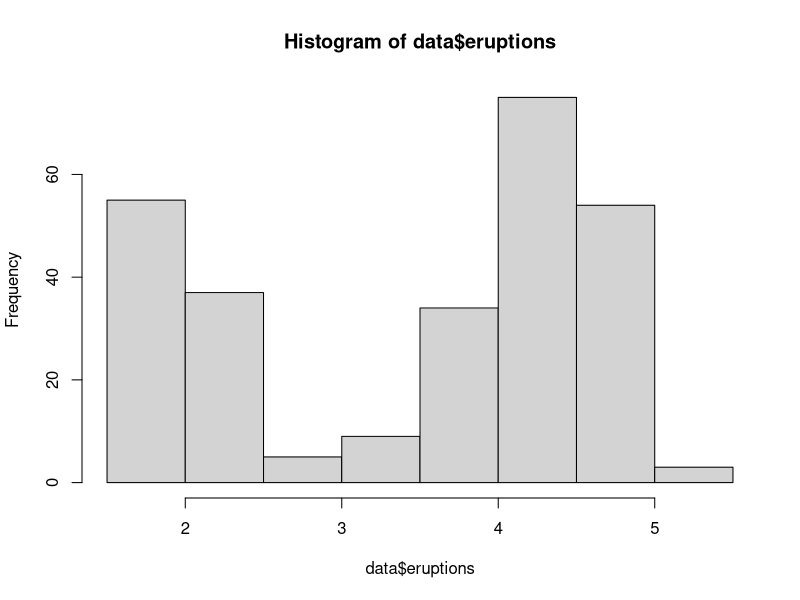
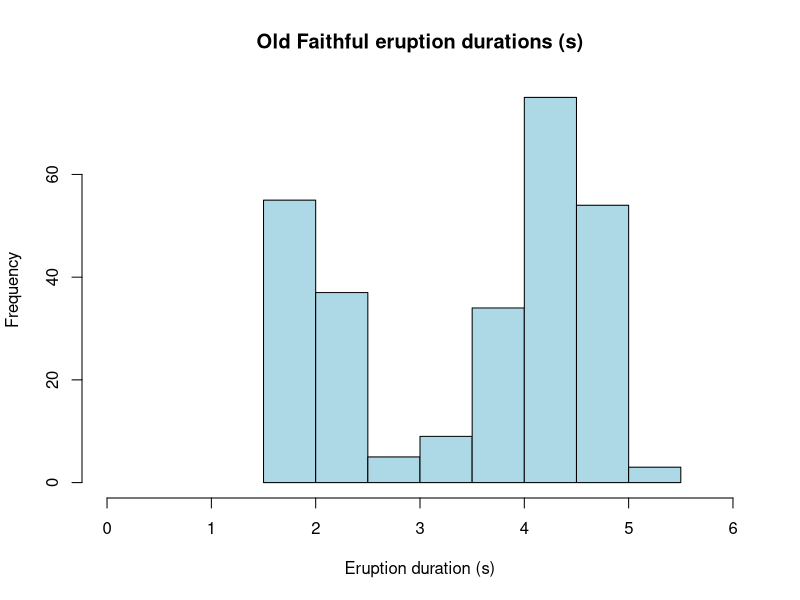
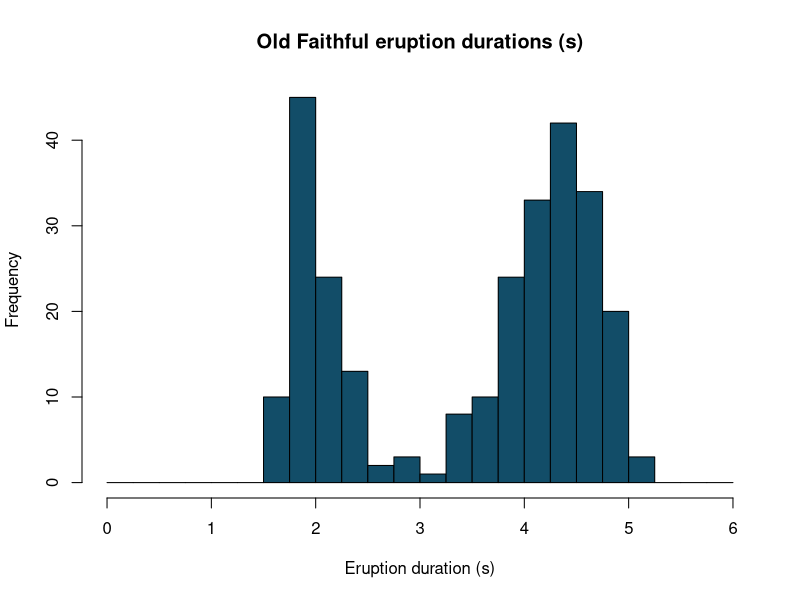
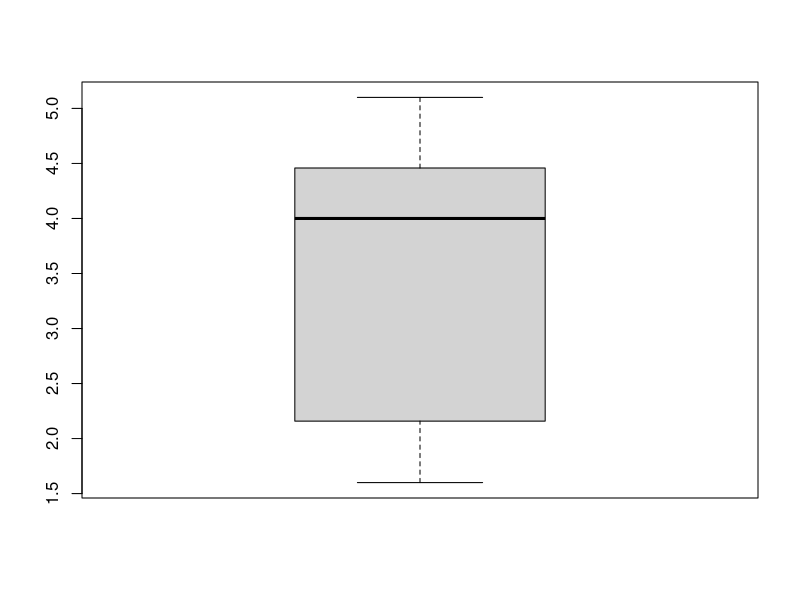
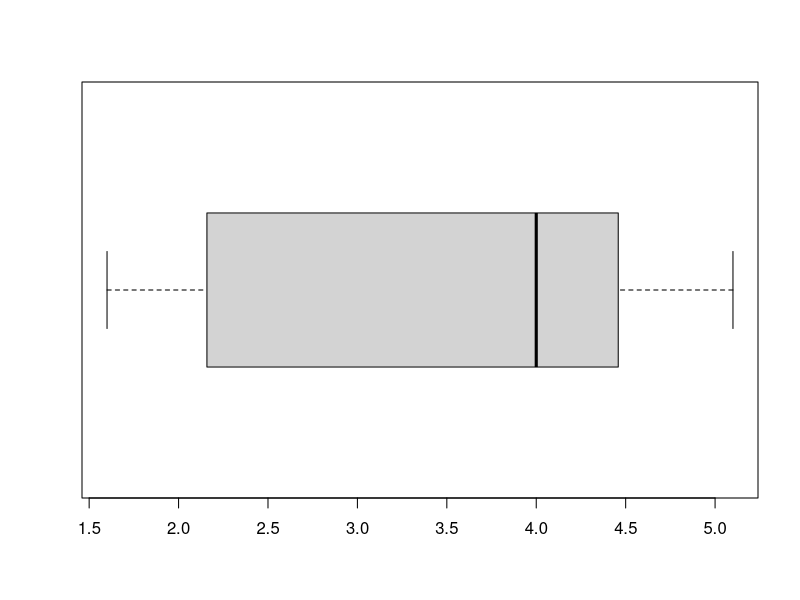
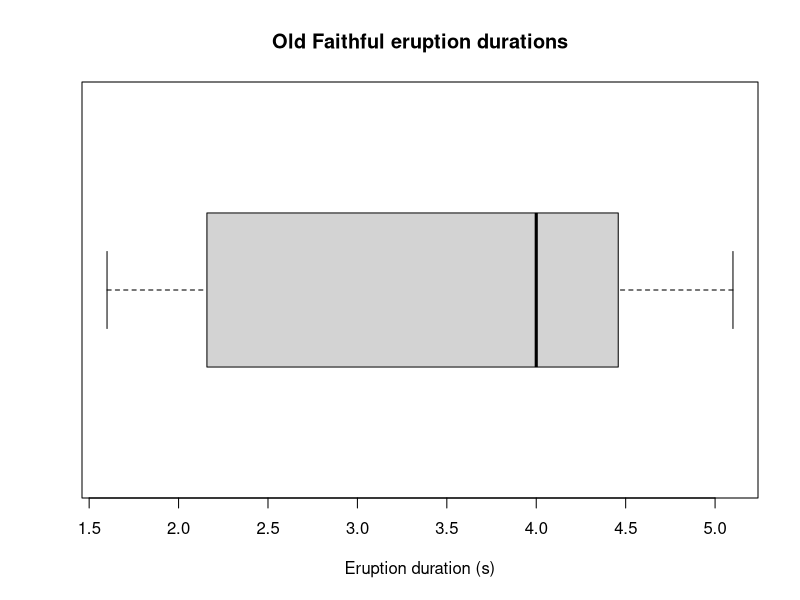
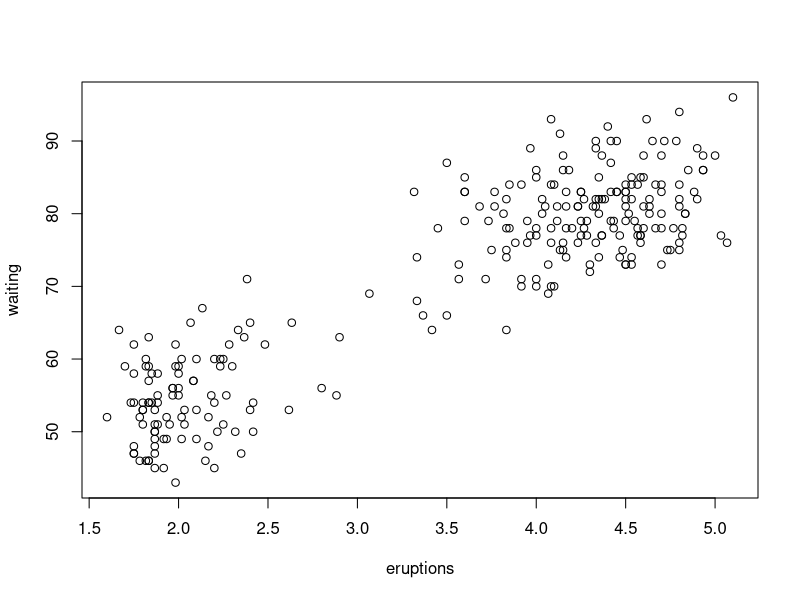
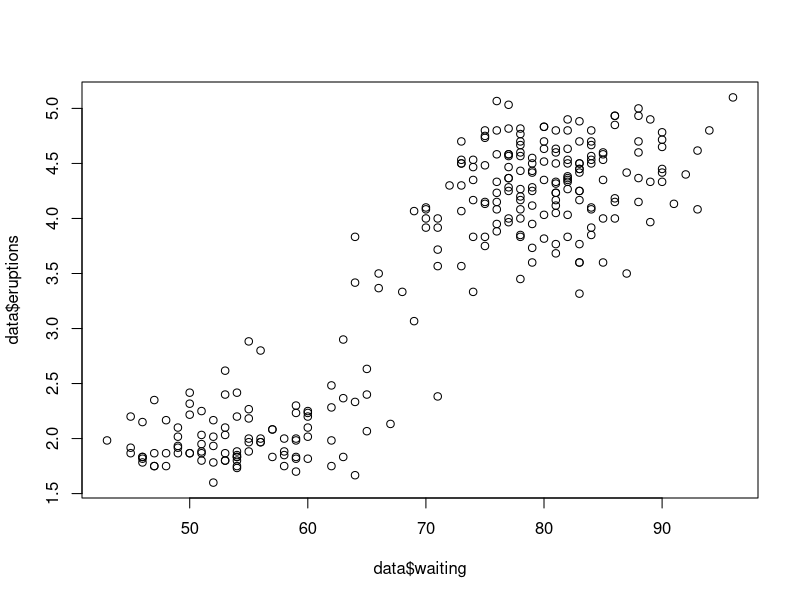

These charts were generated, in order, by the following R code:
#####
# Load Data
#####

# Load the datasets library
library(datasets)

# Load the Old Faithful dataset (faithful) from that library into your R environment
data <- faithful

# You can use either <- or = to assign objects, values, etc. to a variable.
# This would do the exact same thing: data = faithful

# If you're in RStudio, you should see data listed under Data in your Environment pane.


#####
# View Data
#####

# View the top 6 lines of the dataset.
head(data)

# If you want to learn more about that function (or any function) use help.
# The funciton name needs to be quoted. You can use ' or " for that.
# (I may switch back and forth in this script.)
help('head')

# View the top 10 lines of the dataset
head(data, n = 10)

# View the last 10 lines of the dataset
tail(data, n = 10)

# Get the dimensions of this dataset (rows and columns)
dim(data)

# Get just the number of rows
## Method 1: Using dim()
## Note: R uses 1 as the first index value, so dim(data)[1] gives you the first
## of the two values that dim() returns.
dim(data)[1] 

## Method 2: Using nrow()
nrow(data)

# Get just the number of columns
## Method 1: Using dim()
dim(data)[2]

## Method 2: Usign ncol()
ncol(data)[2]

row.names(data)

# View column names
colnames(data)

# You can change the column names if you want. Like if you wanted them to just
# be single letters, you could do this:
colnames(data) <- c('e', 'w')
colnames(data)

# And you can switch them back
colnames(data) <- c('eruptions', 'waiting')
# View row names (I pretty much never use these.  They just default to the row
# numbers, but as character strings)
row.names(data)

# View the entire dataset
View(data)


#####
# Data types
#####
# Our dataset is stored as a data frame.  You can check that using the class
# funciton.
class(data)

# You can also check the class of the individual columns.
# If you want to refer to a specific column of a data frame, use a dollar sign
# between the data frame name and the column name.
class(data$eruptions)
class(data$waiting)


#####
# Exploratory Data Analysis
#####

# We can calculate basic summary statistics about the columns in our dataset.
# The easiest option (assuming it covers what you need) is to just use the
# summary function
summary(data)

# Or, there are functions that will calculate these statistics individually.
# Their names are pretty self explanatory.
min(data$eruptions)
min(data$waiting)

max(data$eruptions)
max(data$waiting)

mean(data$eruptions)
mean(data$waiting)

median(data$eruptions)
median(data$waiting)

var(data$eruptions)
var(data$waiting)

sd(data$eruptions)
sd(data$waiting)

length(data$eruptions)
length(data$waiting)

quantile(data$eruptions)
quantile(data$waiting)

# If you need to round any of these values, you can use the round function.
round(var(data$waiting), 1)
round(quantile(data$eruptions), 2)

# It's also possible to see how these variables relate to each other. One way to
# do that is to find the correlation (which indicates the strenght and direction
# of the linear relationship between the two variables)
cor(data$eruptions, data$waiting)

# A correlaton of 0.9 indicates a strong, positive association.

# Another option is to look at a covariance matrix.
# In the covariance matrix, the covariance of each column with itself is just the
# variance of that column.  The covariance between two different columns being
# non-zero means that waiting and duration are not independent of each other.
# (This makes sense since we've already determined that they're correlated.)
cov(data)


#####
# Univariate Graphs
#####

# Two easy options for graphs are histograms and boxplots.  I'm going to do graphs
# for eruptions, you can try waiting on your own.

# Basic histogram
hist(data$eruptions)

# There are several additional arguments we can use with this function to make
# this graph look nicer. Check help for more info.
help("hist")

# Pretty version of the histogram (other than the data, all of the additional
# arguments are optional.)
hist(data$eruptions, 
     main = 'Old Faithful eruption durations (s)',
     xlim = c(0, 6),
     xlab = 'Eruption duration (s)',
     ylab = 'Frequency',
     col = 'lightblue')

# We can also change where the bars split. Like, if we wanted quarter-second intervals
# we can define where we want those breaks to occur using the seq function.  There
# Are a few options for how that function can be used, but the basic version is
# to specify your starting and ending values and what you want to count by
break_seq = seq(from = 0, to = 6, by = 0.25)
break_seq

# Note that you can now see this sequence listed under values in your environment
# pane.

# Also, because from, to, and by are the first three arguments of that function
# in order, you don't have to actually name them when calling the function.
# This will give you the exact same sequence:
seq(0, 6, 0.25)

# Anyways, we can add that argument to our histogram function.
hist(data$eruptions, 
     main = 'Old Faithful eruption durations (s)',
     xlim = c(0, 6),
     xlab = 'Eruption duration (s)',
     ylab = 'Frequency',
     col = '#124d68',  # I changed the color, just because
     breaks = break_seq
)


# Boxplot
# A boxplot will show the five-number summary (min, Q1, med, Q3, max) of the data.
boxplot(data$eruptions)

# If you prefer horizontal orientation, then there's a function argument for that.
boxplot(data$eruptions, horizontal = T)

# Note: For boolean (true/false) values, R uses either single captial letters (T, F)
# or the full words in all caps (TRUE, FALSE)

# We can use additonal arguments to label the graph
boxplot(data$eruptions, horizontal = TRUE, xlab = "Eruption duration (s)",
        main = 'Old Faithful eruption durations')


#####
# Scatterplots
#####

# The easiest way to make a scatterplot is to just use the plot funciton
plot(data)

# Since there's only two variables, you just get a single scatterplot.  If there
# were more, you'd get a scatterplot matrix with multiple pairwise plots.

# Based on the documentation for this dataset, it sounds like for each pair of 
# eruption and waiting duration, the waiting comes before the eruption, not after,
# so I think it makes more sense to put waiting on the x-axis. We can explicitly
# specify our x and y variables.
plot(data$waiting, data$eruptions)

# And, like with the histogram, we can clean up our graph a bit.
plot(data$waiting, data$eruptions,
     main = 'Wait times and eruption durations for Old Faithful',
     xlab = 'Wait time (min)',
     ylab = 'Eruption duration (s)',
     cex = 1.2, # Makes the points bigger 
     col = 'red',
     pch = 6 # Changes the plotting symbol
)
